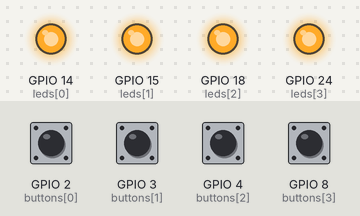
The program below on a simulated Raspberry Pi (BCM pin numbers). On the bench: output pins drawn as LEDs (lit = HIGH). The test bench sets the inputs (shaded band); at power-on: GPIO 2 (buttons[0]), GPIO 3 (buttons[1]), GPIO 4 (buttons[2]), GPIO 8 (buttons[3]) HIGH. What the program prints to the terminal is not drawn.

Above: at 1.2 s.
1.3 s: GPIO 2 (buttons[0]) pulled LOW for 0.15 s
At 1.37 s:
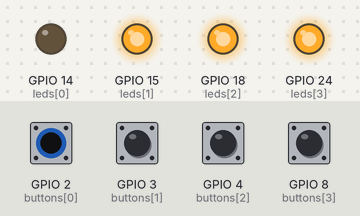
2.9 s: GPIO 3 (buttons[1]) pulled LOW for 0.15 s
At 2.97 s:
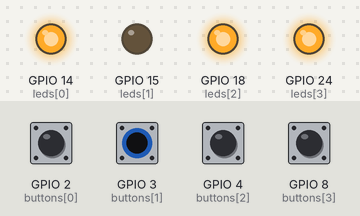
4.5 s: GPIO 4 (buttons[2]) pulled LOW for 0.15 s
At 4.57 s:
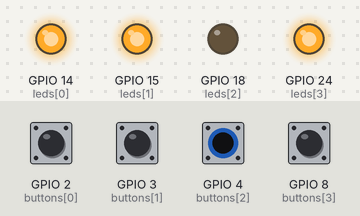
6.1 s: GPIO 8 (buttons[3]) pulled LOW for 0.15 s
At 6.17 s:
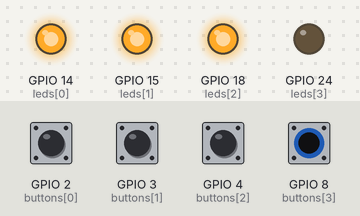
Timing chart, 0 to 8.7 s (numbered marks = the images above; inputs shaded):
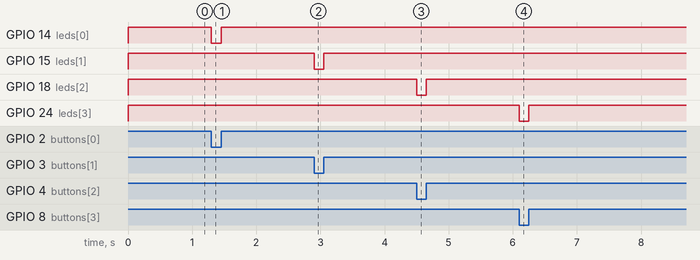

The program:

function.py
```python
import RPi.GPIO as GPIO
import time


def is_pressed(btn, led):
    state = GPIO.input(btn)
#   print('state = {}'.format(state))
    GPIO.output(led, state)


buttons = [2, 3, 4, 8]
leds = [14, 15, 18, 24]
len_elems = len(buttons)

GPIO.setmode(GPIO.BCM)

for i in range(len_elems):
    print("Couple: button {0} and  led {1}".format(buttons[i], leds[i]))
    GPIO.setup(leds[i], GPIO.OUT)
    GPIO.setup(buttons[i], GPIO.IN)

while(True):
    if (GPIO.input(buttons[0]) == 0
        and GPIO.input(buttons[1]) == 0
        and GPIO.input(buttons[2]) == 0
            and GPIO.input(buttons[3]) == 0):
        print('Break, because all buttons was pressed')
        break

    for i in range(len_elems):
        is_pressed(buttons[i], leds[i])

print('Cleanup...')
GPIO.cleanup()
```

Measured:
- after the input at 1.3 s, GPIO 14 (leds[0]): HIGH → LOW at once, → HIGH 0.15 s later
- after the input at 2.9 s, GPIO 15 (leds[1]): HIGH → LOW at once, → HIGH 0.15 s later
- after the input at 4.5 s, GPIO 18 (leds[2]): HIGH → LOW at once, → HIGH 0.15 s later
- after the input at 6.1 s, GPIO 24 (leds[3]): HIGH → LOW at once, → HIGH 0.15 s later
